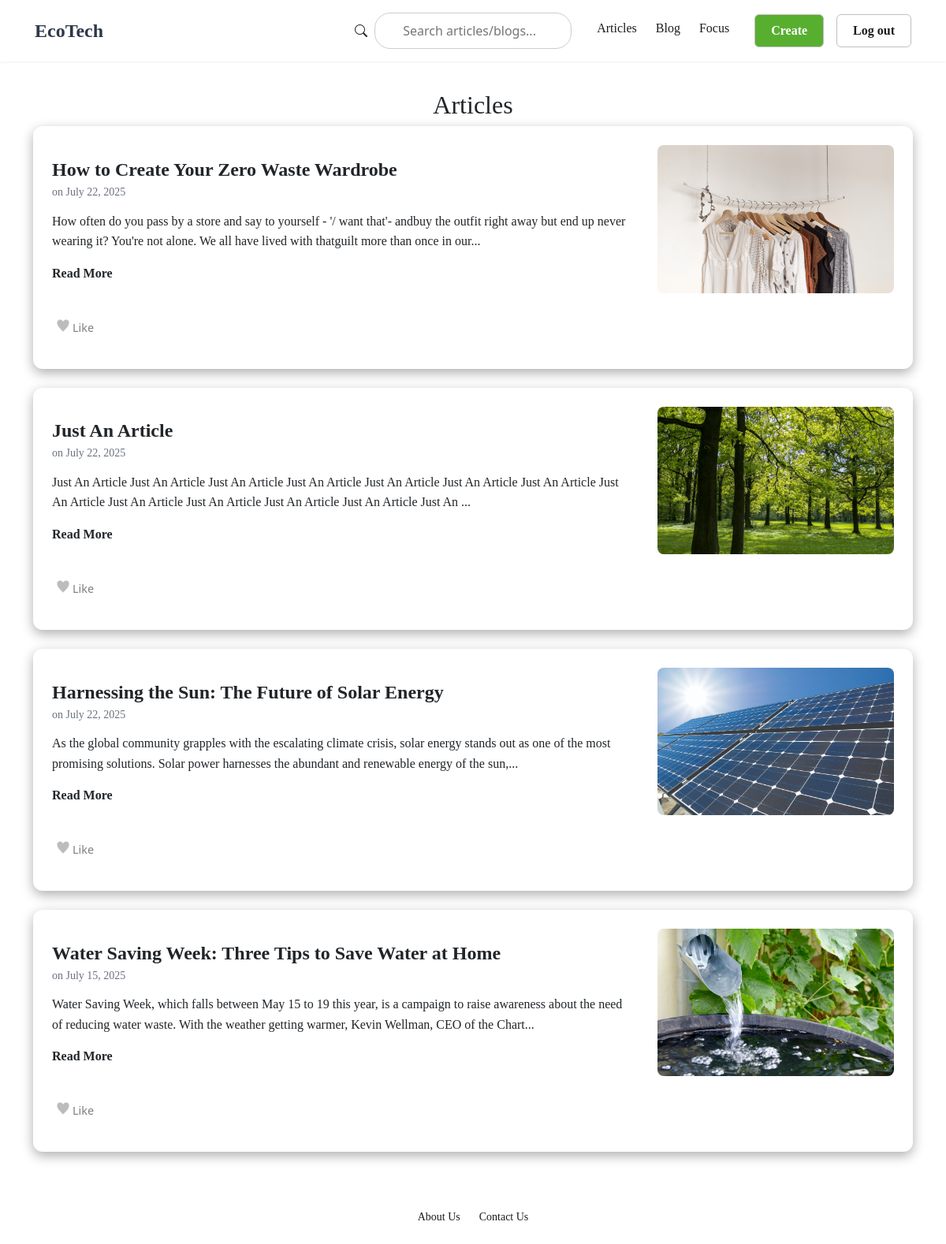
Screenshot of /articles/ (signed in) with the database file from the repository.
### post_app/models.py (models this page shows, shortened)
class PostRaw(models.Model):
    author = models.ForeignKey(User, on_delete=models.CASCADE)
    created_at = models.DateTimeField(auto_now_add=True)
    likes_int = models.IntegerField(default=0)
    liked_by = models.ManyToManyField(User, related_name = 'liked_posts', blank = True)
    content = models.TextField()
    title = models.TextField(max_length=60, blank=False, null=False)
    image = models.ImageField(upload_to='post_images/', blank=True, null=False)
    POST_TYPE_CHOICES = [
        (1, 'admin'),
        (2, 'user')
    ]
    post_type = models.IntegerField(choices=POST_TYPE_CHOICES, default=2)
    class Meta:
        app_label = 'post_app'
        db_table = 'post_app_raw'
        verbose_name = 'Post Data Management'

### post_app/views.py (the view)
# urls.py: path("articles/", views.articles, name="articles"),
@login_required
def articles(request):
    posts = PostRaw.objects.filter(post_type=1).order_by('-created_at')
    return render(request, 'articles.html', {'posts': posts})

### templates/articles.html (shortened to what this page needs)
{% extends "base_generic.html" %}
{% block content %}
  <div>
    <h2 style="text-align: center;">Articles</h2>
  </div>
<div class="article-block-container">
    {% for post in posts %}
        <div class="article-card-block">
            <div class="card-content">
                <a href="{% url 'post_detail' post.id %}" class="post-title">{{ post.title }}</a>
                <p class="post-meta">on {{ post.created_at|date:"F d, Y" }}</p>
                {% if post.content|length > 200 %}
                    <p>{{ post.content|slice:":200" }}...</p>
                {% else %}
                    <p>{{ post.content }}</p>
                {% endif %}
                <a href="{% url 'post_detail' post.id %}" class="a-read-more" style="margin-top: 1rem;">Read More</a>
            </div>
            <div class="card-image">
                {% if post.image %}
                    <img src="{{ post.image.url }}" alt="{{ post.title }}">
                {% endif %}
            </div>
            <form action="{% url 'like_post' post.id %}" method="POST" class="like-form" data-post-id="{{ post.id }}">
              {% if user in post.liked_by.all %}
                <button type="submit" class="like-btn" aria-label="Unlike">
                   <span class="green-heart-icon">Liked</span>
                </button>
              {% else %}
                <button type="submit" class="like-btn" aria-label="Like">
                   <span class="grey-heart-icon">Like</span>
                </button>
              {% endif %}
            </form>
        </div>
    {% endfor %}
</div>
{% endblock %}

### static/css/styles.css (style rules this page uses)
h2 { font-family: "Times New Roman", Times, serif; font-size: 2.25rem; font-weight: 700; margin-bottom: 2rem; text-align: center; }
p { font-family: "Times New Roman", Times, serif; }
a { font-family: "Times New Roman", Times, serif; }
.article-block-container { display: block; }
.article-card-block { display: grid; grid-template-columns: 1fr 300px; gap: 2rem; align-items: center; background-color: white; margin-bottom: 1.5rem; padding: 1.5rem; border-radius: 12px; box-shadow: 0 5px 15px rgb(174, 174, 174); transition: transform 0.2s ease, box-shadow 0.2s ease; }
.article-card-block .card-image img { width: 100%; height: auto; display: block; border-radius: 8px; aspect-ratio: 16 / 10; object-fit: cover; transition: transform 0.3s ease-out; }
.post-title { font-size: 1.5rem; font-weight: bold; text-decoration: none; color: inherit; margin-bottom: 0.5rem; }
.post-meta { font-size: 0.875rem; color: #6b7280; margin: 0 0 0.75rem 0; }
.article-card-block p, .article-card-vertical p { line-height: 1.6; }
.a-read-more { text-decoration: none; color: inherit; font-weight: bold; }
.grey-heart-icon { display: inline-flex; align-items: center; font-size: 0.9rem; color: grey; background-image: url('../images/grey_heart.png'); background-repeat: no-repeat; background-size: 16px 16px; padding-left: 20px; }
.like-btn { border: none; background-color: inherit; }

### rows the page displays
PostRaw: title "How to Create Your Zero Waste Wardrobe", created_at "July 22, 2025", content "How often do you pass by a store and say to yourself - '/ want that'- andbuy the outfit right away but end up never wearing it? You're not alone. We all have lived with thatguilt more than once in our", image (picture)
PostRaw: title "Just An Article", created_at "July 22, 2025", content "Just An Article Just An Article Just An Article Just An Article Just An Article Just An Article Just An Article Just An Article Just An Article Just An Article Just An Article Just An Article Just An", image (picture)
PostRaw: title "Harnessing the Sun: The Future of Solar Energy", created_at "July 22, 2025", content "As the global community grapples with the escalating climate crisis, solar energy stands out as one of the most promising solutions. Solar power harnesses the abundant and renewable energy of the sun,", image (picture)
PostRaw: title "Water Saving Week: Three Tips to Save Water at Home", created_at "July 15, 2025", content "Water Saving Week, which falls between May 15 to 19 this year, is a campaign to raise awareness about the need of reducing water waste. With the weather getting warmer, Kevin Wellman, CEO of the Chart", image (picture)
